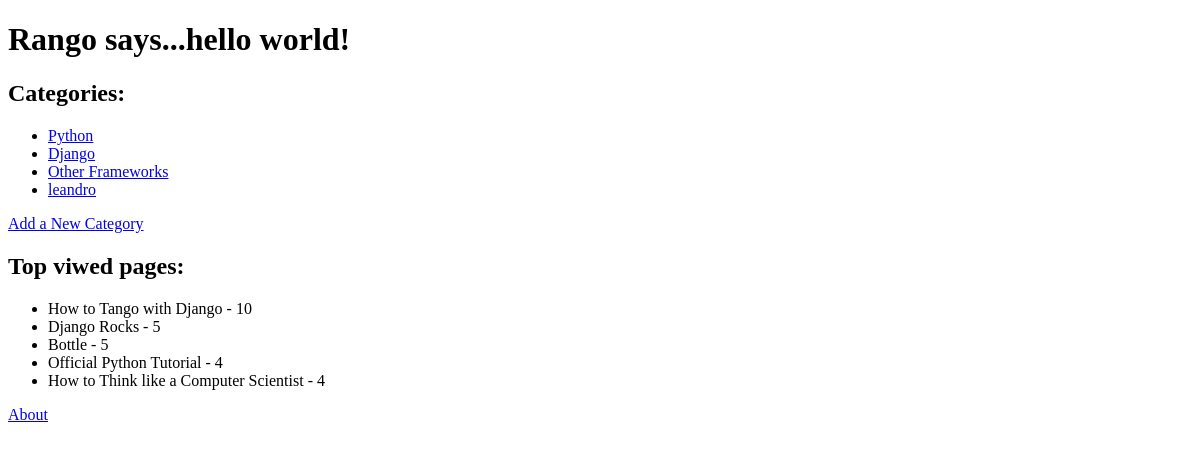
The app's page /rango/, older data.
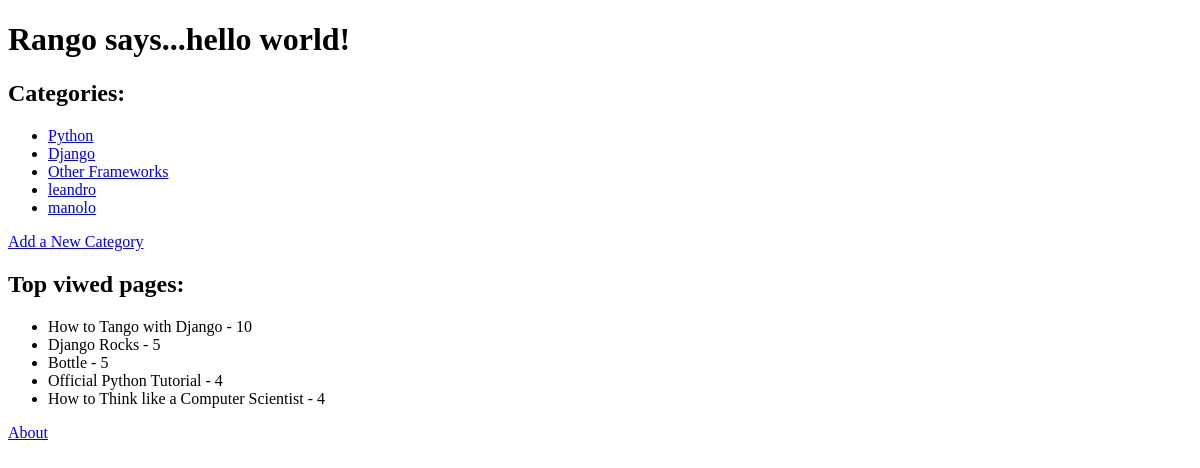
The same page, newer data.
### rango/models.py (models this page shows, shortened)
class Category(models.Model):
    name = models.CharField(max_length=128, unique=True)
    views = models.IntegerField(default=0)
    likes = models.IntegerField(default=0)
    slug = models.SlugField(unique=False)
    class Meta:
        verbose_name_plural = "Categories"

class Page(models.Model):
    category = models.ForeignKey(Category)
    title = models.CharField(max_length=128)
    url = models.URLField()
    views = models.IntegerField(default=0)

### rango/views.py (the view)
def index(request):
    category_list = Category.objects.order_by('-likes')[:5]
    top_pages = Page.objects.order_by('-views')[:5]
    context_dict = {'categories': category_list, 'top_pages': top_pages}
    return render(request, 'rango/index.html', context_dict)

### templates/rango/index.html (shortened to what this page needs)
<!DOCTYPE html>
<html>
    <head>
    </head>
    <body>
        <h1>Rango says...hello world!</h1>
        <h2>Categories:</h2>
        {% if categories %}
            <ul>
                {% for category in categories %}
                <li><a href="/rango/category/{{ category.slug }}">{{ category.name }}</a></li>
                {% endfor %}
            </ul>
        {% else %}
            <strong>There are no categories present.</strong>
        {% endif %}
        <a href="/rango/add_category/">Add a New Category</a><br />
        <h2>Top viwed pages:</h2>
        {% if top_pages %}
            <ul>
                {% for page in top_pages %}
                <li>{{ page.title }} - {{ page.views }}</li>
                {% endfor %}
            </ul>
        {% else %}
            <strong>There are no categories present.</strong>
        {% endif %}
        <a href="/rango/about/">About</a>
    </body>
</html>

Row changes from the older to the newer data that the page shows:
added Category: name "manolo"
